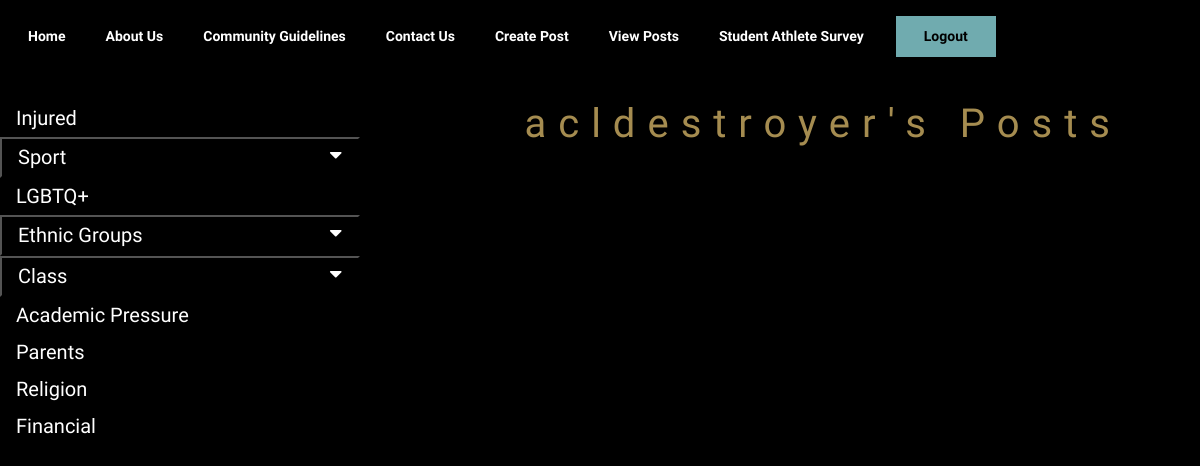
Before: /posts/acldestroyer (signed in) with the older database file.
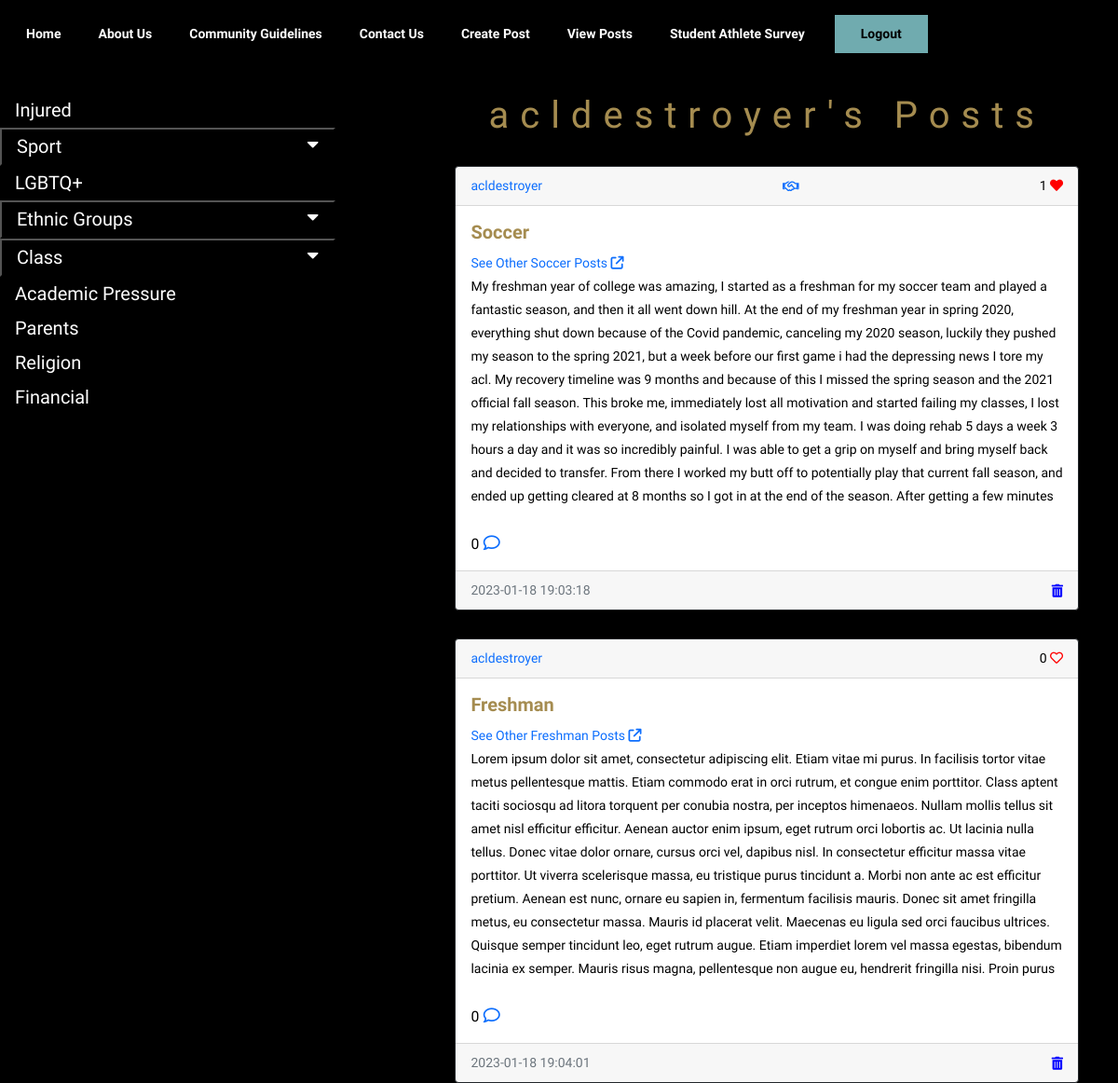
After: the same page with the newer database file.
### website/models.py (models this page shows)
class User(db.Model, UserMixin):
    id = db.Column(db.Integer, primary_key=True)
    email = db.Column(db.String(150), unique=True)
    username = db.Column(db.String(150), unique=True)
    password = db.Column(db.String(150))
    browser = db.Column(db.String(150))
    consent = db.Column(db.String(150))
    date_created = db.Column(db.DateTime(timezone=True), default=func.now())
    posts = db.relationship('Post', backref='user', passive_deletes=True)
    comments = db.relationship('Comment', backref='user', passive_deletes=True)
    likes = db.relationship('Like', backref='user', passive_deletes=True)

class Post(db.Model):
    id = db.Column(db.Integer, primary_key=True)
    text = db.Column(db.Text, nullable=False)
    categ = db.Column(db.Text, nullable=True)
    browser = db.Column(db.String(150), unique=False)
    consent = db.Column(db.String(150), unique=False)
    date_created = db.Column(db.DateTime(timezone=True), default=func.now())
    author = db.Column(db.Integer, db.ForeignKey('user.id', ondelete="CASCADE"), nullable=False)
    comments = db.relationship('Comment', backref='post', passive_deletes=True)
    likes = db.relationship('Like', backref='post', passive_deletes=True)

### website/views.py (the view)
@views.route("/posts/<username>")
@login_required
def posts(username):
    user = User.query.filter_by(username=username).first()
    if not user:
        flash('No user with that username exists.', category='error')
        return redirect(url_for('views.view_posts'))
    posts=Post.query.filter_by(author=user.id).all()
    return render_template("posts.html", user=current_user, posts=posts, username=username)

### website/__init__.py (called while the page is built)
def create_app():
    app = Flask(__name__)
    app.config['SECRET_KEY'] = "helloworld"
    app.config['SQLALCHEMY_DATABASE_URI'] = f'sqlite:///{DB_NAME}'
    app.config['RECAPTCHA_PUBLIC_KEY'] = '6Lf2mcMhAAAAAHPekK8_exQ5enP1db6kYKlevRyb'
    app.config['RECAPTCHA_PRIVATE_KEY'] = '6Lf2mcMhAAAAALsvyxebf4_d8gSHDE5ZkYa3hNpo'
    recaptcha = ReCaptcha(app)
    db.init_app(app)
    from .views import views
    from .auth import auth
    app.register_blueprint(views, url_prefix="/")
    app.register_blueprint(auth, url_prefix="/")
    from .models import User, Post, Comment, Like, Browsers, Consents
    create_database(app)
    login_manager = LoginManager()
    login_manager.login_view = "auth.login"
    login_manager.init_app(app)
    @login_manager.user_loader
    def load_user(id):
        return User.query.get(int(id))
    return app

### website/templates/posts.html (shortened to what this page needs)
{% extends "posts_div.html" %} {% block title %}{{username}}'s Posts{% endblock %} {% block header
%}{{username}}'s Posts {% endblock %}
{% block footer %}
<div class="post" align="center">
    <a class = "back-btn" href="/view_posts">
        <button type="button" class="btn btn-main">
        </button></a>
</div>
{%endblock %}

### website/templates/posts_div.html (shortened to what this page needs)
{% extends "base.html" %} {% block title %}Home{% endblock %} {% block content
%}
<head>
    <link rel="stylesheet" href="https://use.fontawesome.com/releases/v5.6.3/css/all.css">
</head>
<body>
<section class="posts-page">
<div class="sidenav">
  <a href="/posts_sorted/Injured">Injured</a>
  <button class="dropdown-btn">Sport
    <i class="fa fa-caret-down"></i>
  </button>
  <a href="/posts_sorted/lgbtq">LGBTQ+</a>
  <button class="dropdown-btn">Ethnic Groups
    <i class="fa fa-caret-down"></i>
  </button>
  <button class="dropdown-btn">Class
    <i class="fa fa-caret-down"></i>
  </button>
  <a href="/posts_sorted/Academic">Academic Pressure</a>
    <a href="/posts_sorted/Parents">Parents</a>
    <a href="/posts_sorted/Religion">Religion</a>
    <a href="/posts_sorted/Financial">Financial</a>
</div>
<div id="posts">
    <h1 class="posts-header">{% block header %}Posts{% endblock %}</h1>
    {% for post in posts %}
    <div class="card border-dark">
        <div class="card-header d-flex justify-content-between align-items-center">
            <a href="/posts/{{post.user.username}}">{{post.user.username}}</a>
            {% if post.consent == "yes" %}
                <a class="fa-regular fa-handshake"></a>
            {% endif %}
            <div>
                                <link rel="stylesheet" href="https://use.fontawesome.com/releases/v5.13.0/css/all.css">
                <span id="likes-count-{{post.id}}">
        {{ post.likes|length }}</span>
                {% if user.id in post.likes|map(attribute="author")|list %}
                <a
                        class="fas fa-heart"
                        id="like-button-{{post.id}}"
                        onclick="like({{post.id}})"
                ></a>
                {% else %}
                <a
                        class="far fa-heart"
                        id="like-button-{{post.id}}"
                        onclick="like({{post.id}})"
                ></a>
                {% endif %}
            </div>
        </div>
        <div class="card-body">
            <div href="/posts/{{post.browser}}" class="card-title">{{post.browser}}</div>
            <a href="/posts_sorted/{{post.browser}}">See Other {{post.browser}} Posts <i class="fa-solid fa-arrow-up-right-from-square"></i></a>
        <div class="ex1" >{{ post.text }}</div>
            <br/>
            <p class="card-text">
                {% if post.comments|length >= 0 %}
                    <small>{{post.comments|length}}</small>
                <a data-bs-toggle="collapse"
                        class="fa-regular fa-comment"
                        href="#comments-{{post.id}}"
                ></a>
                {% else %}
                <small class="text-muted"> No Comments</small>
                {% endif %}
            </p>
        </div>
        <div class="card-footer text-muted">
            {{post.date_created}}
            {% if user.id == post.author %}
                    <a style="color:blue;"
                        class="fas fa-trash-can"
                        href="/delete-post/{{post.id}}"
                ></a>
            {% endif %}
        </div>
    </div>
        {% endfor %}
    {% block footer %}{% endblock %} {% endblock %}

### website/templates/base.html (shortened to what this page needs)
<!DOCTYPE html>
<html lang="en">
<head>
    <link
            href="https://cdn.jsdelivr.net/npm/bootstrap@5.0.2/dist/css/bootstrap.min.css"
            rel="stylesheet"
    />
    <link rel="stylesheet" href="{{ url_for('static', filename='styles/style.css') }}">
    <link rel="stylesheet" href="{{ url_for('static', filename='styles/style.css') }}">
</head>
<body>
<nav class="navbar navbar-expand-lg navbar-light">
    <div class="container-fluid">
        <div class="collapse navbar-collapse" id="navbar">
            <div class="navbar-nav">
                <a class="nav-item nav-link" href="/home">Home</a>
                <a class="nav-item nav-link" href="/about_us">About Us</a>
                <a class="nav-item nav-link" href="/community_guidelines">Community Guidelines</a>
                               <a class="nav-item nav-link" href="/contact-us">Contact Us</a>
                {% if user.is_authenticated%}
                <a class="nav-item nav-link" href="/create-post">Create Post</a>
                <a class="nav-item nav-link" href="/view_posts/">View Posts</a>
                 <a class="nav-item nav-link" href="/survey">Student Athlete Survey</a>
                <a class="nav-item nav-link sign-up" href="/logout">Logout</a>
                {%else%}
                <a class="nav-item nav-link" href="/login">Login</a>
                <a class="nav-item nav-link sign-up" href="/sign-up">Sign Up</a>
                {%endif%}
            </div>
        </div>
    </div>
</nav>
<div class="container">{% block content %}{% endblock %}</div>
</body>
</html>

### website/static/styles/style.css (style rules this page uses)
html, body, { position:fixed; top:0; bottom:0; left:0; right:0; }
body { font-size: 14px; font-weight: 300; line-height: 25px; color: #F0F7F4; font-family: "Quicksand", sans-serif; -webkit-font-smoothing: antialiased; background-color: #000; }
div { display: block; }
a, a:active, a:focus, a:active { text-decoration: none; }
h1, h2, h3, h4, h5, h6 { font-weight: 300; margin: 0px; }
h1 { letter-spacing: 0.3em; font-size: 40px; color: #A58C50; }
p { font-size: 18px; line-height: 25px; }
a { transition: all 0.2s ease-in-out 0s; }
span, small { color: #000; }
.sidenav { padding-top: 100px; position: fixed; width: 30%; height: 100%; top: 0; left: 0; background-color: #000; overflow-x: hidden; }
.sidenav a, .dropdown-btn { padding: 6px 8px 6px 16px; text-decoration: none; font-size: 20px; color: #FFF; display: block; background: none; width: 100%; text-align: left; cursor: pointer; outline: none; }
.fa-caret-down { float: right; padding-right: 8px; }
#posts { padding-top: 100px; width: 100%; float: right !important; }
.border-dark { width: 60%; float: right !important; margin-top: 30px; }
.posts-header { text-align: center; width: 60%; float: right !important; }
.container { overflow: hidden; width: 100%!important; }
.btn { border-radius: 0; }
.btn-main { color: #fff; border-radius: 30px; font-size: 18px; padding: 10px 30px; display: inline-block; box-shadow: 0 5px 10px; background-color: #70ABAF; margin-top: 50px; z-index: 5; margin-bottom: 20px; }
.card-title { color: #A58C50; font-weight: bold; font-size: 20px; }
.card-footer { display: flex; align-items: center!important; justify-content: space-between!important; }
.far, .fas { color: red; }
.navbar { position: fixed; background-color: #000; width: 100%; z-index: 1; align-items: right; }
.nav-link { font-size: 14px; font-weight: bold; margin: 0.5rem 1rem 1rem 0.5rem; }
.navbar-light .navbar-nav .nav-link { color: #FFF; font-family: "Quicksand", sans-serif; text-align: center; }
.nav-item.nav-link.sign-up { background-color: #70ABAF; color: #000; width: 100px; }
.ex1 { color: #000; width:100%; max-height:250px; overflow-y:auto; }

Changed rows visible on the page:
added Post: user.username "acldestroyer", consent "yes" (drawn), likes|length "1", browser "Soccer", text "My freshman year of college was amazing, I started as a freshman for my soccer team and played a fantastic season, and then it all went down hill. At the end of my freshman year in spring 2020, everything shut down because of the Covid pandemic, canceling my 2020 season, luckily they pushed my season to the spring 2021, but a week before our first game i had the depressing news I tore my acl. My recovery timeline was 9 months and because of this I missed the spring season and the 2021 official fall season. This broke me, immediately lost all motivation and started failing my classes, I lost my relationships with everyone, and isolated myself from my team. I was doing rehab 5 days a week 3…", comments|length "0", date_created "2023-01-18 19:03:18"
added Post: user.username "acldestroyer", likes|length "0", browser "Freshman", text "Lorem ipsum dolor sit amet, consectetur adipiscing elit. Etiam vitae mi purus. In facilisis tortor vitae metus pellentesque mattis. Etiam commodo erat in orci rutrum, et congue enim porttitor. Class aptent taciti sociosqu ad litora torquent per conubia nostra, per inceptos himenaeos. Nullam mollis tellus sit amet nisl efficitur efficitur. Aenean auctor enim ipsum, eget rutrum orci lobortis ac. Ut lacinia nulla tellus. Donec vitae dolor ornare, cursus orci vel, dapibus nisl. In consectetur efficitur massa vitae porttitor. Ut viverra scelerisque massa, eu tristique purus tincidunt a. Morbi non ante ac est efficitur pretium. Aenean est nunc, ornare eu sapien in, fermentum facilisis mauris.…", comments|length "0", date_created "2023-01-18 19:04:01"
